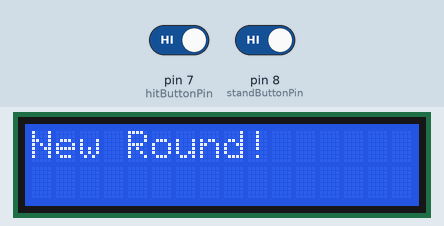
Simulated run of this program. Board: Arduino Uno, built with avr-gcc and run on an emulated ATmega328P. Parts: 16×2 character LCD. The test bench sets the inputs (shaded band); at power-on: pin 7 (hitButtonPin) HIGH, pin 8 (standButtonPin) HIGH. Random numbers use the default seed unless the program sets one.

Above: at 1.6 s.
At 3.9 s:
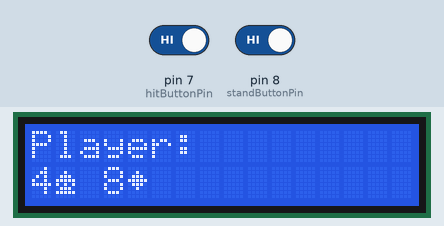
4.0 s: pin 7 (hitButtonPin) driven LOW and pin 8 (standButtonPin) driven LOW
At 6.7 s:
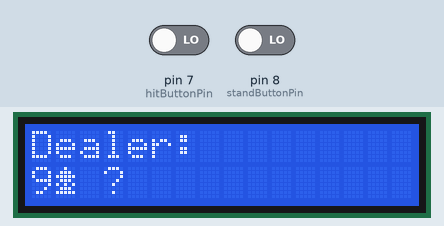
7.0 s: pin 7 (hitButtonPin) driven HIGH
At 8.7 s:
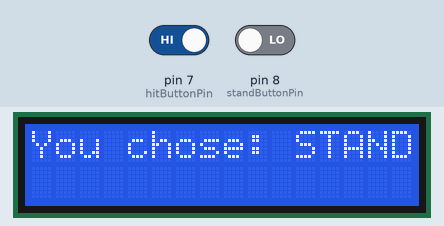
Timing chart, 0 to 10.2 s (numbered marks = the images above; inputs shaded):
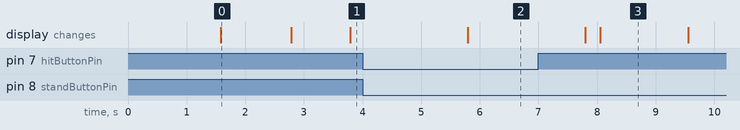

Measured:
- what the display in image 0 shows lasts 1.2 s, from 1.6 s to 2.8 s

The program:

main.cpp
```cpp
#include <Arduino.h>
#include <LiquidCrystal.h>

// creating a array of 52 unsigned 8-bit integers.
uint8_t deck[52];

int deckSize = 0;


int playerCards[12];
int dealerCards[12];

int playerCardCount = 0;
int dealerCardCount = 0;

int playerTotal = 0;
int dealerTotal = 0;


bool gameOver = false;

// Card rank and suit labels
const char *rankLabels[] = {"A","2","3","4","5","6","7","8","9","10","J","Q","K"};
const char *suitLabels[] = {"hearts","spades","clubs","diamonds"};

//Helper functions to get card rank and suit from ID
inline int id_rank(int id) { return id % 13; }   // 0..12
inline int id_suit(int id) { return id / 13; }   // 0..3

// LCD setup
const int rs = 12, en = 11, d4 = 5, d5 = 4, d6 = 3, d7 = 2;
LiquidCrystal lcd(rs, en, d4, d5, d6, d7);

const int hitButtonPin = 7;
const int standButtonPin = 8;


// Creates card suits
byte heart[8] = {
  B00000,
  B01010,
  B11111,
  B11111,
  B01110,
  B00100,
  B00000,
  B00000
};

byte diamond[8] = {
  B00000,
  B00100,
  B01110,
  B11111,
  B01110,
  B00100,
  B00000,
  B00000
};

byte spade[8] = {
  B00000,
  B00100,
  B01110,
  B11111,
  B10101,
  B01110,
  B11111,
  B00000
};

byte club[8] = {
  B00100,
  B01110,
  B11111,
  B01110,
  B10101,
  B01110,
  B11111,
  B00000
};


// Initializing the playing deck and shuffles it
void initializeDeck() {

  for (int i = 0; i < 52; i++) {
    deck[i] = i;
  }

  deckSize = 52;


  // Fisher-Yates shuffle
  for (int i = deckSize - 1; i > 0; --i) {
    int j = random(i + 1);
    uint8_t tmp = deck[i];
    deck[i] = deck[j];
    deck[j] = tmp;
  }


}


// Draws a card from the deck and removes it from the deck
// Returns -1 if no cards left
int drawCard() {

  if (deckSize <= 0) {
    return -1;;
  }

  deckSize--;
  int id = deck[deckSize];
  deck[deckSize] = 0xFF;


  return id;
}


// Obtains the cards value
int getCardValue(int id) {

  if (id < 0 || id >= 52) return 0;
  int r = id_rank(id);
  if (r == 0) return 11;        // Ace
  if (r >= 10) return 10;       // J Q K
  return r + 1;
}


// Returns the highest valid Blackjack hand value (Ace counts as 11 or 1).
int getBestHandValue(int cards[], int count) {

  int total = 0;
  int aceCount = 0;

  for (int i = 0; i < count; i++) {

    int val = getCardValue(cards[i]);

    if (val == 11) {
      aceCount++;
    }

    total += val;
  }

  // Adjust for Aces
  while (total > 21 && aceCount > 0) {

    total -= 10;
    aceCount--;
  }

  return total;
}


// Initilizes player's starting hand
void startingHand() {

  playerCardCount = 0;

  int c1 = drawCard();
  int c2 = drawCard();

  if (c1 >= 0) playerCards[playerCardCount++] = c1;
  if (c2 >= 0) playerCards[playerCardCount++] = c2;

  playerTotal = getBestHandValue(playerCards, playerCardCount);


}


// Initilizes dealer's starting hand
void dealerHand() {

  dealerCardCount = 0;

  int d1 = drawCard();
  int d2 = drawCard();

  if (d1 >= 0) dealerCards[dealerCardCount++] = d1;
  if (d2 >= 0) dealerCards[dealerCardCount++] = d2;

  dealerTotal = getBestHandValue(dealerCards, dealerCardCount);


}


// resets the game
void resetGame() {

  deckSize = 52;

  playerTotal = 0;
  dealerTotal = 0;

  playerCardCount = 0;
  dealerCardCount = 0;

  gameOver = false;

  initializeDeck();
  startingHand();
  dealerHand();


  lcd.clear();
  lcd.print("New Round!");
  delay(1200);


}


// Checks for Blackjack immediately after the initial deal.
// - Calculates player and dealer totals to see if either has a natural 21.
// - Applies standard casino "peek" rule: if dealer shows Ace or 10, they check for Blackjack.
// - Displays the outcome (player win, dealer win, or push) on the LCD.
// - Ends the round early if a Blackjack is found, otherwise play continues.
void checkBlackJack(){

  playerTotal = getBestHandValue(playerCards, playerCardCount);
  dealerTotal = getBestHandValue(dealerCards, dealerCardCount);

  bool playerBJ = (playerTotal == 21 && playerCardCount == 2);
  bool dealerBJ = (dealerTotal == 21 && dealerCardCount == 2);

  int dealerUpcard = dealerCards[0];
  int dealerUpVal = getCardValue(dealerUpcard);

  if (playerBJ) {

    if (dealerUpVal == 11 || dealerUpVal == 10) {

      // Dealer peeks
      if (dealerBJ) {
        lcd.clear();
        lcd.setCursor(0, 0); lcd.print("BLACKJACK!");
        lcd.setCursor(0, 1); lcd.print("It's a Push!");
      }
      else {
        lcd.clear();
        lcd.setCursor(0, 0); lcd.print("BLACKJACK!");
        lcd.setCursor(0, 1); lcd.print("You Win!");
      }
    }
    else {
      // Dealer doesn’t peek, player wins immediately
      lcd.clear();
      lcd.setCursor(0, 0); lcd.print("BLACKJACK!");
      lcd.setCursor(0, 1); lcd.print("You Win!");
    }

    delay(3000);
    gameOver = true;
    resetGame();

  }

  // If dealer has blackjack and player does not
  if (dealerBJ) {

    lcd.clear();
    lcd.setCursor(0, 0); lcd.print("BLACKJACK!");
    lcd.setCursor(0, 1); lcd.print("Dealer Wins!");
    delay(3000);
    gameOver = true;
    resetGame();

  }

}


// determines whether player total is a bust or not
void isBust(int total) {

  if (total > 21) {
    lcd.clear();
    lcd.print("You Busted!");
    delay(900);
    gameOver = true;
    resetGame();
    checkBlackJack();
    return;
  }

}


// displays the cards onto the lcd
void displayCard(int id) {

  if (id < 0 || id >= 52) {
    lcd.print("??");
    return;
  }
  int r = id_rank(id);
  int s = id_suit(id);

  // print rank
  lcd.print(rankLabels[r]);

  if (s == 0) lcd.write(byte(0)); // hearts
  else if (s == 1) lcd.write(byte(2)); // spades -> glyph index 2
  else if (s == 2) lcd.write(byte(3)); // clubs  -> glyph 3
  else if (s == 3) lcd.write(byte(1)); // diamonds -> glyph 1
}


// displays the player's or dealer's hand on a single line
void displayHand(int cards[], int count, int row) {

  lcd.setCursor(0, row);
  for (int i = 0; i < count; i++) {
    displayCard(cards[i]);
    if (i < count - 1) lcd.print(" ");
  }
}


// determines if there is a player win, dealer win, bust, or push
void determineWinner() {

  playerTotal = getBestHandValue(playerCards, playerCardCount);
  dealerTotal = getBestHandValue(dealerCards, dealerCardCount);

  lcd.clear();

  if (playerTotal > 21) {
    lcd.print("You Busted!");
  }
  else if (dealerTotal > 21) {
    lcd.print("Dealer Busts!");
  }
  else if (playerTotal > dealerTotal) {
    lcd.print("You Win!");
  }
  else if (playerTotal < dealerTotal) {
    lcd.print("Dealer Wins!");
  }
  else {
    lcd.print("It's a Push!");
  }

  delay(3000);
  gameOver = true;
  resetGame();
}


// Once player stands, dealer will show their 2nd card and draw cards until they reach 17, above 17 or bust
void dealerTurn() {

  lcd.clear();
  lcd.print("Dealer Shows:");
  displayHand(dealerCards, dealerCardCount, 1);
  delay(2000);

  dealerTotal = getBestHandValue(dealerCards, dealerCardCount);

  while (dealerTotal < 17) {

    int newCard = drawCard();

    if (newCard >= 0 && dealerCardCount < 12) {
      dealerCards[dealerCardCount++] = newCard;
      dealerTotal = getBestHandValue(dealerCards, dealerCardCount);
    }

    lcd.clear();
    lcd.print("Dealer draws:");
    displayHand(dealerCards, dealerCardCount, 1);
    delay(1300);


    if (dealerTotal > 21) {
      lcd.clear();
      lcd.print("Dealer Busts!");
      delay(1000);
      determineWinner(); // Let the winner be determined properly
      return;
    }
  }
  determineWinner();
}


// Handles player input for Hit or Stand. Determines whether hit or stand button is pressed.
// - Hit: draw a card, update player's hand, check for bust.
// - Stand: end player turn and let dealer play.
void hitStand() {

  if(gameOver){
    return;
  }

  while (true) {
    lcd.clear();
    lcd.print("Hit or Stand?");
    delay(250);

    int hitButtonState = digitalRead(hitButtonPin);
    int standButtonState = digitalRead(standButtonPin);

    if (hitButtonState == LOW) {

      int newCard = drawCard();

      if (newCard >= 0 && playerCardCount < 12) {
        playerCards[playerCardCount++] = newCard;
        playerTotal = getBestHandValue(playerCards, playerCardCount);
      }


      lcd.clear();
      lcd.print("You chose: HIT");
      delay(1000);


      lcd.clear();
      lcd.print("Player card:");
      displayHand(playerCards, playerCardCount, 1);
      delay(2000);


      isBust(playerTotal);
    }
    else if (standButtonState == LOW) {

      lcd.clear();
      lcd.print("You chose: STAND");
      delay(1500);

      lcd.clear();
      lcd.print("Dealer card:");
      displayHand(dealerCards, dealerCardCount, 1);
      delay(1200);

      dealerTurn();
      return;

    }
  }
}


// Starts new round by dealing cards to both player and dealer.
//  1. Displays the player's hand and the dealer's first card.
//  2. Checks for immediate Blackjack after dealing.
//  3. If no Blackjack, allows player to hit or stand.
void playRound() {

  lcd.clear();
  lcd.print("Dealing cards...");
  delay(1000);


  // Show player's starting hand
  lcd.clear();
  lcd.print("Player:");
  displayHand(playerCards, playerCardCount, 1);
  delay(2000);

  // Show dealer's first card only
  lcd.clear();
  lcd.print("Dealer:");
  lcd.setCursor(0,1);
  displayCard(dealerCards[0]);
  lcd.print(" ?");
  delay(2000);

  // Check for blackjack immediately after dealing
  checkBlackJack();
  if (gameOver){
    return;
  }

  // let player play
  hitStand();

}


// Initalizes the LCD, buttons, and starts the game
void setup() {

  Serial.begin(9600);
  randomSeed(analogRead(0));

  pinMode(hitButtonPin, INPUT_PULLUP);
  pinMode(standButtonPin, INPUT_PULLUP);

  lcd.begin(16, 2);
  lcd.createChar(0, heart);
  lcd.createChar(1, diamond);
  lcd.createChar(2, spade);
  lcd.createChar(3, club);

  lcd.clear();
  lcd.print("Welcome to");
  lcd.setCursor(0, 1);
  lcd.print(" Blackjack ");
  delay(1500);

  resetGame();
  checkBlackJack();


}


// Calls the playRound function repeatedly to start the game
void loop() {

  playRound();

}
```
